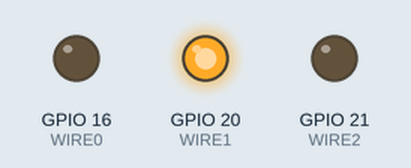
Simulated run of this program. Board: Raspberry Pi (BCM pin numbers). On the bench: output pins drawn as LEDs (lit = HIGH).

Above: at 0.4 s.
At 0.8 s:
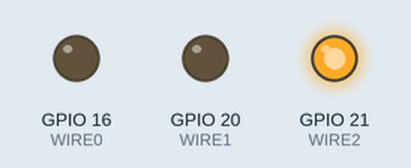
At 2.4 s:
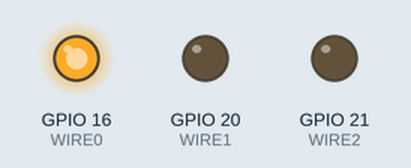
Timing chart, 0 to 3.0 s (numbered marks = the images above):
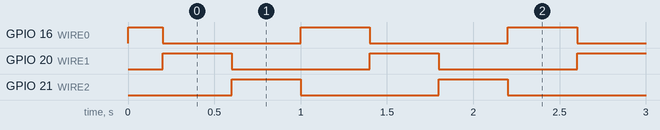

The program:

charlieplexing.py
```python
import wiringpi as pi
import time

WIRE0 = 16
WIRE1 = 20
WIRE2 = 21

def get_wire(num):
    if num == 0:
        return (WIRE0, WIRE1)
    elif num == 1:
        return (WIRE1, WIRE0)
    elif num == 2:
        return (WIRE1, WIRE2)
    elif num == 3:
        return (WIRE2, WIRE1)
    elif num == 4:
        return (WIRE2, WIRE0)
    elif num == 5:
        return (WIRE0, WIRE2)

def init_led():
    pi.wiringPiSetupGpio()
    for wire in (WIRE0, WIRE1, WIRE2):
        pi.pinMode(wire, pi.OUTPUT)
        pi.digitalWrite(wire, pi.LOW)
        pi.pinMode(wire, pi.INPUT)
        pi.pullUpDnControl(wire, pi.PUD_OFF)

def lighton_led(wire):
    pi.pinMode(wire[0], pi.OUTPUT)
    pi.pinMode(wire[1], pi.OUTPUT)
    pi.digitalWrite(wire[0], pi.HIGH)

def lightoff_led(wire):
    pi.digitalWrite(wire[0], pi.LOW)
    pi.pinMode(wire[0], pi.INPUT)
    pi.pinMode(wire[1], pi.INPUT)

init_led()

while True:
    for num in range(6):
        wire = get_wire(num)
        lighton_led(wire)
        time.sleep(0.2)
        lightoff_led(wire)
```

Measured:
- by itself, GPIO 16 (WIRE0): repeats every 1.2 s: LOW 0.80 s, HIGH 0.40 s
- by itself, GPIO 20 (WIRE1), GPIO 21 (WIRE2): alternates HIGH for 0.40 s and LOW for 0.80 s
- by itself, everything shown: repeats every 1.2 s, in 6 steps
